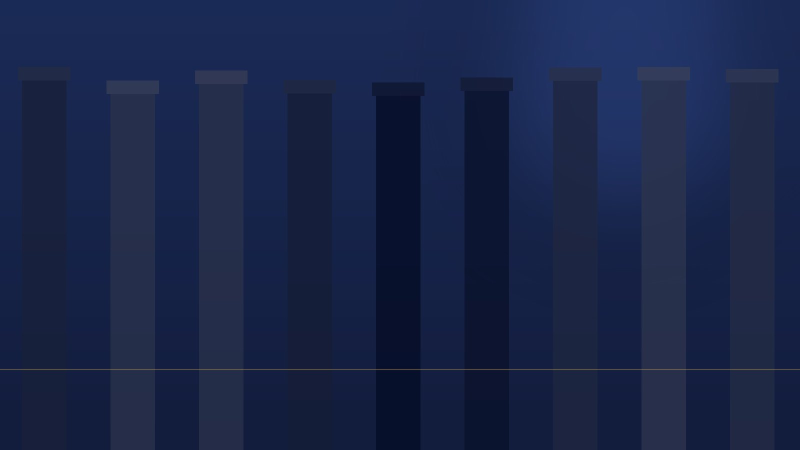
#> input picture assets/img/acc/acc-01.jpg, 1600 x 900 px (shown at 1/2 size)
$ python -i make_hero_video.py   (imports and definitions only)
#> lines starting #> are read from the running program, lines starting #| are printed output that depends on the picture
# -*- coding: utf-8 -*-
"""메인 배경 영상을 직접 그려 만든다.

외부에서 받은 영상은 상업적 이용 범위와 초상권을 따져야 해서 그대로 올릴 수 없다.
그래서 저작권 문제가 없는 자체 제작본을 만들어 자리를 채운다.
드론 촬영본이나 생성 영상이 준비되면 같은 이름으로 덮어쓰면 된다.

    python tools/make_hero_video.py office
    python tools/make_hero_video.py consult
    python tools/make_hero_video.py all

만드는 장면
  office  — 법무법인 사무실. 세로 기둥 사이로 빛이 천천히 지나간다
  consult — 상담 장면. 마주 앉은 두 사람의 실루엣 위로 빛이 번진다

두 장면 모두 화면 왼쪽 1/3 은 비워 둔다. 그 자리에 문구가 올라간다.
"""
import math
import os
import shutil
import subprocess
import sys
import tempfile

from PIL import Image, ImageDraw, ImageFilter

BASE = os.path.dirname(os.path.dirname(os.path.abspath(__file__)))
OUT = os.path.join(BASE, 'assets', 'video')

W, H = 1920, 1080
FPS = 25
SECONDS = 12
FRAMES = FPS * SECONDS

NAVY = (10, 24, 66)
DEEP = (5, 12, 36)
GOLD = (176, 141, 79)


def lerp(a, b, t):
    return tuple(int(round(a[i] + (b[i] - a[i]) * t)) for i in range(3))


def backdrop(size, top, bottom):
    """위아래로 색이 바뀌는 바탕."""
    w, h = size
    img = Image.new('RGB', (1, h))
    px = img.load()
    for y in range(h):
        px[0, y] = lerp(top, bottom, y / (h - 1))
    return img.resize((w, h))


def frame_office(i):
    """세로 기둥과 창. 빛이 오른쪽으로 천천히 흐른다."""
    t = i / FRAMES                      # 0 → 1, 끝과 처음이 이어지도록 씀
    img = backdrop((W, H), DEEP, NAVY)
    d = ImageDraw.Draw(img, 'RGBA')

    cols = 13
    span = W / cols
    for c in range(cols):
        x = c * span
        depth = 0.35 + 0.65 * abs(math.sin(c * 1.7))     # 기둥마다 다른 밝기
        # 기둥 사이 창
        d.rectangle([x + span * .18, H * .10, x + span * .82, H * .93],
                    fill=(255, 255, 255, int(10 + 16 * depth)))
        # 창을 가로지르는 층 선
        for f in range(4):
            y = H * (.20 + f * .19)
            d.line([(x + span * .18, y), (x + span * .82, y)],
                   fill=(255, 255, 255, 16), width=2)
        # 기둥
        d.rectangle([x, 0, x + span * .18, H], fill=(4, 10, 30, 210))

        # 흐르는 빛 — 기둥 위치에 따라 시차를 준다
        phase = (t + c / cols) % 1.0
        glow = max(0.0, math.sin(phase * math.pi * 2)) ** 3
        if glow > 0.02:
            d.rectangle([x + span * .18, H * .10, x + span * .82, H * .93],
                        fill=GOLD + (int(46 * glow),))

    img = img.filter(ImageFilter.GaussianBlur(1.4))
    d = ImageDraw.Draw(img, 'RGBA')
    d.rectangle([0, 0, W, H * .16], fill=(4, 10, 30, 120))       # 위쪽을 눌러 헤더와 붙인다
    d.rectangle([0, H * .84, W, H], fill=(4, 10, 30, 120))
    return img


# [40 lines left out: function frame_consult, not called in this run]


SCENES = {'office': frame_office, 'consult': frame_consult}


# [30 lines left out: functions build, main, not called in this run]


# [2 lines not run here, left out]

>>> import cv2
>>> picture = cv2.imread('../assets/img/acc/acc-01.jpg', cv2.IMREAD_GRAYSCALE)
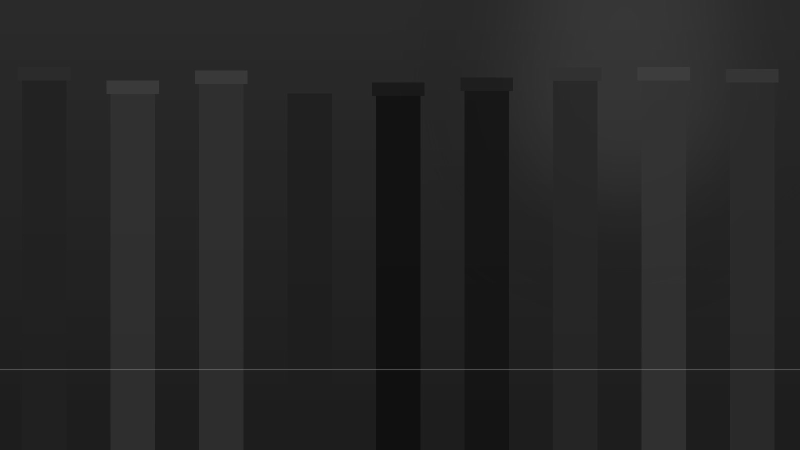
#> picture: shape (900, 1600) (shown at 1/2 size); min 14, max 94, mean 37.3
>>> result = frame_office(picture)
#> in frame_office, `img = backdrop((W, H), DEEP, NAVY)`:
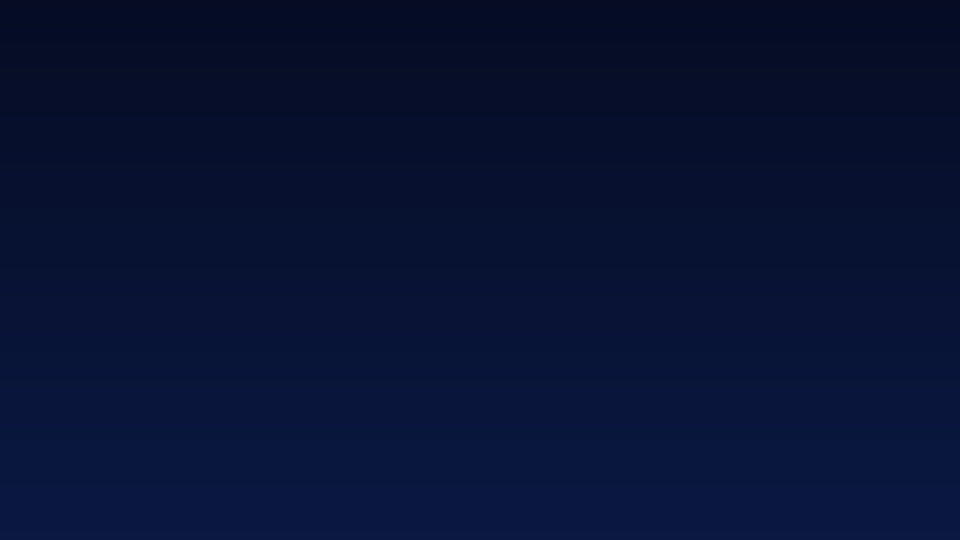
#> img: PIL image 1920x1080 RGB (shown at 1/2 size); mean R, G, B 7.5, 18, 51
#> (the run stopped early here; a loop or call above may not have finished)

$ run again, on assets/img/acc/acc-02.jpg
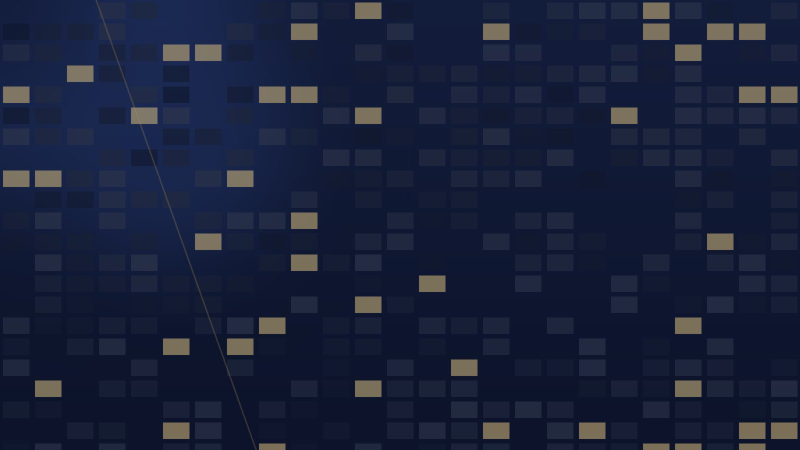
#> input picture assets/img/acc/acc-02.jpg, 1600 x 900 px (shown at 1/2 size)
#> `picture = cv2.imread('../assets/img/acc/acc-01.jpg', cv2.IMREAD_GRAYSC..`:
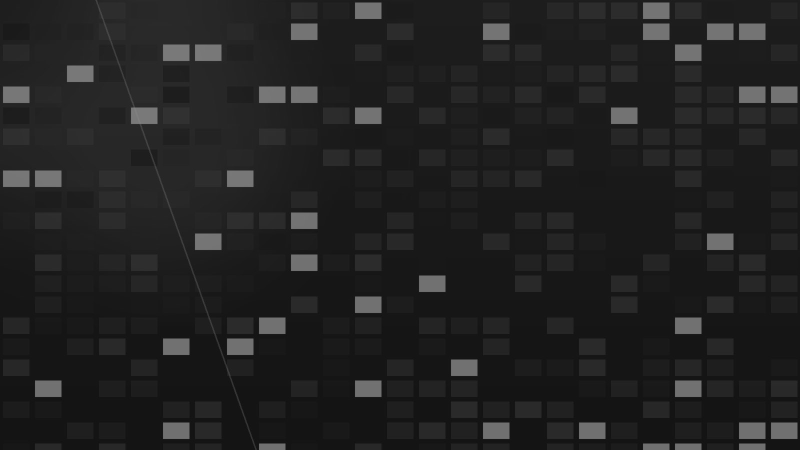
#> picture: shape (900, 1600) (shown at 1/2 size); min 7, max 129, mean 33.6

$ run again, on assets/img/acc/acc-03.jpg
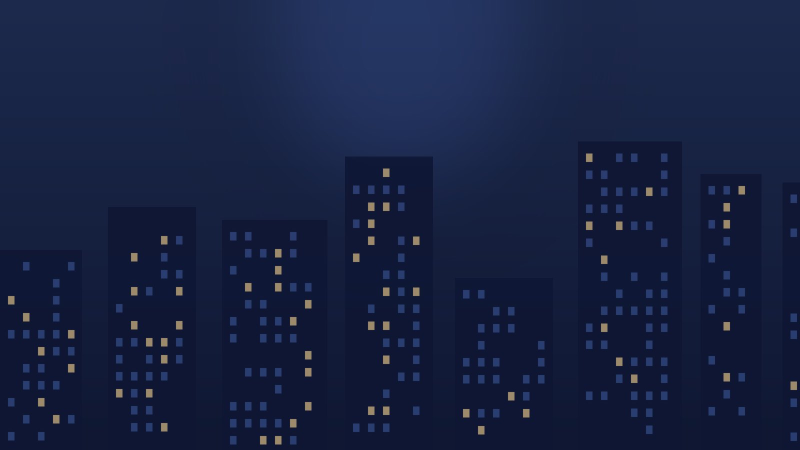
#> input picture assets/img/acc/acc-03.jpg, 1600 x 900 px (shown at 1/2 size)
#> `picture = cv2.imread('../assets/img/acc/acc-01.jpg', cv2.IMREAD_GRAYSC..`:
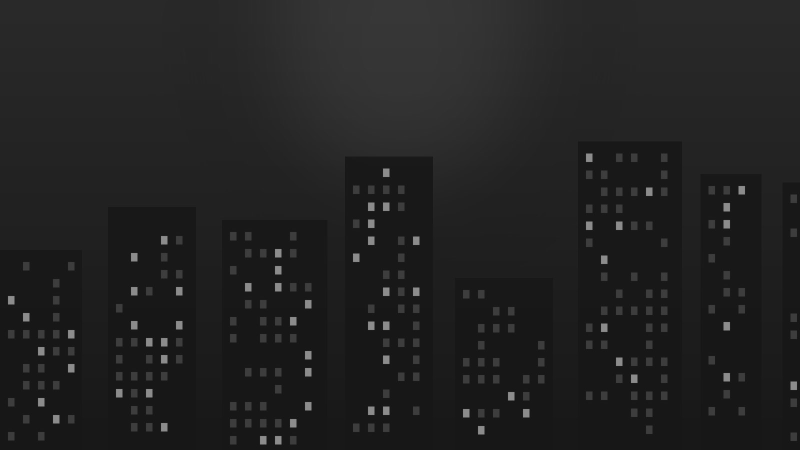
#> picture: shape (900, 1600) (shown at 1/2 size); min 8, max 151, mean 33.5

$ run again, on assets/img/acc/acc-04.jpg
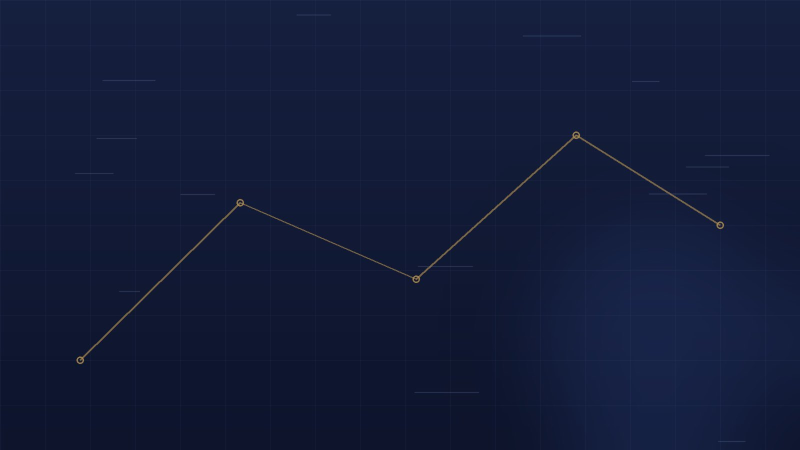
#> input picture assets/img/acc/acc-04.jpg, 1600 x 900 px (shown at 1/2 size)
#> `picture = cv2.imread('../assets/img/acc/acc-01.jpg', cv2.IMREAD_GRAYSC..`:
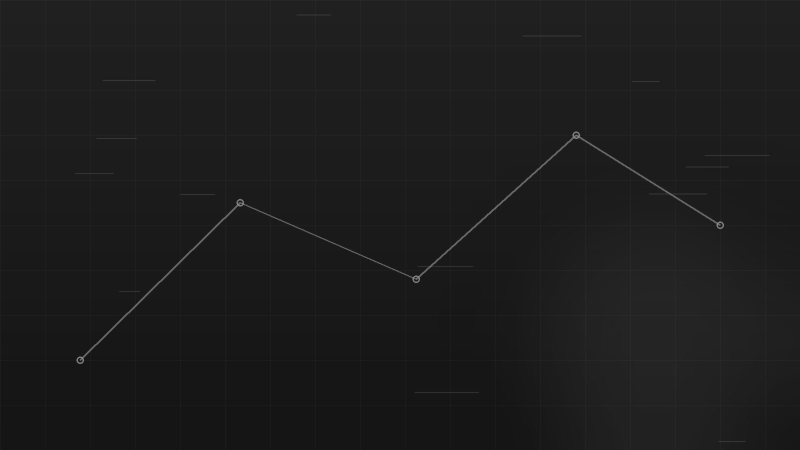
#> picture: shape (900, 1600) (shown at 1/2 size); min 10, max 152, mean 28.2
